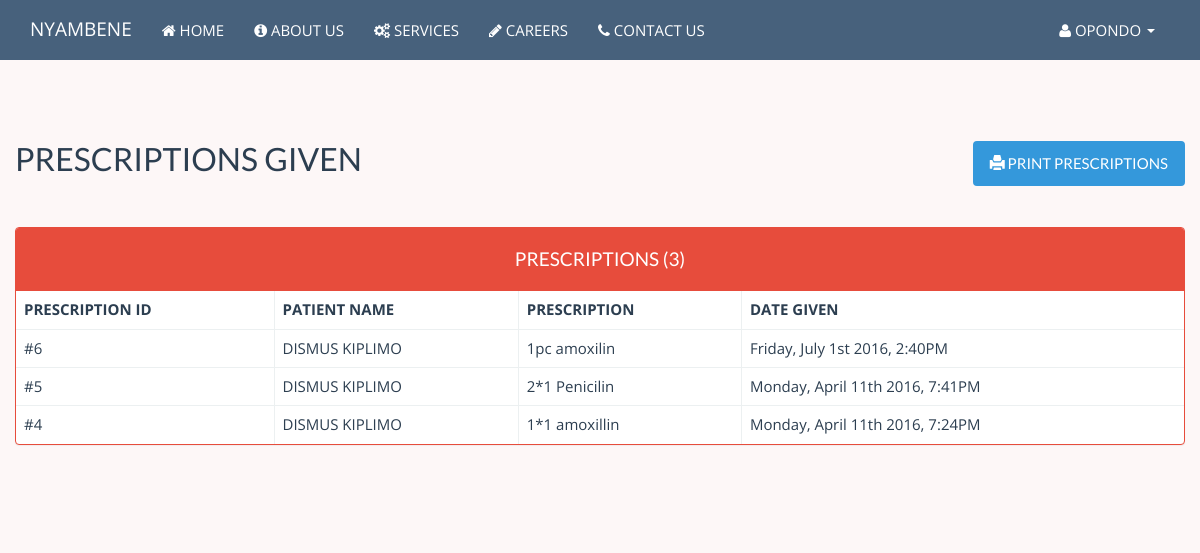
The app's page /doctorPrescriptions.php (signed in) with its own data.
### tables this page shows
CREATE TABLE `prescriptions` (
  `id` int(11) NOT NULL,
  `patientid` int(11) NOT NULL,
  `doctorid` int(11) NOT NULL,
  `prescription` text NOT NULL,
  `date` datetime NOT NULL DEFAULT CURRENT_TIMESTAMP
);

CREATE TABLE `patients` (
  `id` int(11) NOT NULL,
  `name` varchar(150) NOT NULL,
  `sex` enum('MALE','FEMALE') NOT NULL DEFAULT 'MALE',
  `age` int(11) NOT NULL,
  `username` varchar(150) NOT NULL,
  `password` varchar(150) NOT NULL,
  `lastActive` datetime NOT NULL DEFAULT CURRENT_TIMESTAMP
);

### includes/functions.inc.php (called while the page is built, shortened)
<?php
	function loggedInDoctor(){
		if(isset($_SESSION['doctorDetails']) && !empty($_SESSION['doctorDetails'])){
			return true;
		}
	}
	function niceFormat($timestamp){
		$date = date('l, F jS Y', strtotime($timestamp)) . ', ';
		$time = $date . date('g:iA', strtotime($timestamp));
		return $time;
	}
?>

### includes/classes/DB.php (called while the page is built, shortened)
<?php
	class DB{
		public $_conn,
				$_error,
				$_server = 'localhost',
				$_username = 'root',
				$_password = '',
				$_database = 'nyambene';
		public function __construct(){
			try{
				$this->_conn = new PDO('mysql:host=' . $this->_server . ';dbname=' . $this->_database, $this->_username, $this->_password);
				$this->_conn->setAttribute(PDO::ATTR_ERRMODE, PDO::ERRMODE_EXCEPTION);
				$this->_conn->setAttribute(PDO::ATTR_DEFAULT_FETCH_MODE, PDO::FETCH_OBJ);
				return $this->_conn;
			}
			catch(PDOException $e){
				$this->_error = $e->getMessage;
			}
		}
	}
?>

### includes/core.inc.php (called while the page is built, shortened)
<?php
	require_once 'functions.inc.php';
	$db = new DB;
?>

### doctorPrescriptions.php (the view, shortened to what this page needs)
<?php
	require_once 'includes/core.inc.php';
	$msg = '';
	require_once 'includes/header.inc.php';
?>
<div class = "container">
	<div class = "row mine">
		<div class= "col-lg-12">
			<div class = "row"><h2 class = "no-print"> PRESCRIPTIONS GIVEN <span class = "pull-right"><button type = "button" class = "btn btn-info no-print" id = "print"> <i class = "glyphicon glyphicon-print"></i> PRINT PRESCRIPTIONS</button></div></h2></div>
			<p><?php echo $msg;?> &nbsp;</p>
			<div class="panel panel-danger">
				<?php
					$count = '0';
					$output = '';
					$query = 'SELECT prescriptions.id,prescriptions.prescription, prescriptions.date,
									 patients.name
									 FROM prescriptions
									 LEFT JOIN patients
									 ON patients.id = prescriptions.patientid
									 WHERE prescriptions.doctorid = ' . $doctorDetails['id'] . '
									 ORDER BY prescriptions.date DESC';
					$statement = $db->_conn->prepare($query);
					try{
						$statement->execute();
						if($count = $statement->rowCount()){
							$output .= '<table class = "table table-bordered">
											<tr>
												<th>PRESCRIPTION ID</th>
												<th>PATIENT NAME</th>
												<th>PRESCRIPTION</th>
												<th>DATE GIVEN</th>
											</tr>';
							while($r = $statement->fetch(PDO::FETCH_OBJ)){
								$output .= '<tr>
												<td>#' . $r->id . '</td>
												<td>' . $r->name . '</td>
												<td>' . $r->prescription . '</td>
												<td>' . niceFormat($r->date) . '</td>
											</tr>';
							}
							$output .= '</table>';
						}else{
							$output = '<p class = "list-group-item">NO PRESCRIPTIONS GIVEN</p>';
						}
					}catch(PDOException $e){
					}
				?>
				<div class="panel-heading"><h4 class = "text-center">PRESCRIPTIONS  (<?php echo $count;?>)</h4></div>
				<?php echo $output; ?>
			</div>
		</div>
	</div>
<?php require_once 'includes/plainFooter.inc.php';?>

### includes/header.inc.php
<?php
	if(loggedInDoctor()){
		$doctorDetails = $_SESSION['doctorDetails'];
		require_once 'doctorHeader.inc.php';
	}elseif(loggedInPatient()){
		$patientDetails = $_SESSION['patientDetails'];
		require_once 'patientHeader.inc.php';
	}elseif(loggedInAdmin()){
		$adminDetails = $_SESSION['adminDetails'];
		require_once 'adminHeader.inc.php';
	}else{
		require_once 'defaultHeader.inc.php';
	}
?>

### includes/doctorHeader.inc.php (shortened to what this page needs)
<!doctype html>
<html>
	<head>
		<link rel = "stylesheet" type = "text/css" href = "css/bootstrap.min.css" />
		<link rel = "stylesheet" type = "text/css" href = "css/font-awesome.min.css" />
		<link rel = "stylesheet" type = "text/css" href = "css/jquery-ui.min.css" />
		<link rel = "stylesheet" type = "text/css" href = "css/jquery-ui.structure.min.css" />
		<link rel = "stylesheet" type = "text/css" href = "css/jquery-ui.theme.min.css" />
		<link rel = "stylesheet" type = "text/css" href = "css/bootstrap-datetimepicker.min.css" />
		<link rel = "stylesheet" type = "text/css" href = "css/snackbar.min.css" />
		<link rel = "stylesheet" type = "text/css" href = "css/material.css" />
		<link rel = "stylesheet" type = "text/css" href = "css/me.css" />
	</head>
	<body>
		<nav class = "navbar navbar-default navbar-fixed-top">
			<div class = "container">
				<div class="navbar-header">
					<a class="navbar-brand" href="index.php" title = "">NYAMBENE</a>
				</div>
				<div class="collapse navbar-collapse" id="collapse1">
					<ul class="nav navbar-nav">
						<li><a href="index.php"><i class = "fa fa-home"></i> HOME</a></li>
						<li><a href="aboutUs.php"><i class = "fa fa-info-circle"></i> ABOUT US</a></li>
						<li><a href="services.php"><i class = "fa fa-gears"></i> SERVICES</a></li>
						<li><a href="careers.php"><i class = "fa fa-pencil"></i> CAREERS</a></li>
						<li><a href="contactUs.php"><i class = "fa fa-phone"></i> CONTACT US</a></li>
					</ul>
					<ul class="nav navbar-nav navbar-right" style = "margin-right:0">
						<li class="dropdown">
							<a href="#" class="dropdown-toggle" data-toggle="dropdown" role="button" aria-haspopup="true" aria-expanded="false"><i class = "fa fa-user"></i> <?php echo strtoupper($doctorDetails['name'])?> <span class="caret"></span></a>
						</li>
					</ul>
				</div>
			</div>
		</nav>

### includes/plainFooter.inc.php (shortened to what this page needs)
	</body>
</html>

### css/me.css (style rules this page uses)
body { padding-top:60px; font-family: 'Roboto'; overflow-y:scroll; font-family : 'Open Sans','Varela'; background-color: #fdf7f7; line-height:2em; overflow-y:scroll; }
.mine { padding-top:60px; padding-bottom:60px; }
.text-center { text-align:center; }

### records on screen
prescriptions: id "6", patientid.name "DISMUS KIPLIMO", prescription "1pc amoxilin", date "Friday, July 1st 2016, 2:40PM"
prescriptions: id "5", patientid.name "DISMUS KIPLIMO", prescription "2*1 Penicilin", date "Monday, April 11th 2016, 7:41PM"
prescriptions: id "4", patientid.name "DISMUS KIPLIMO", prescription "1*1 amoxillin", date "Monday, April 11th 2016, 7:24PM"

### other values on screen
$doctorDetails['name'] "OPONDO"
$count "3"
